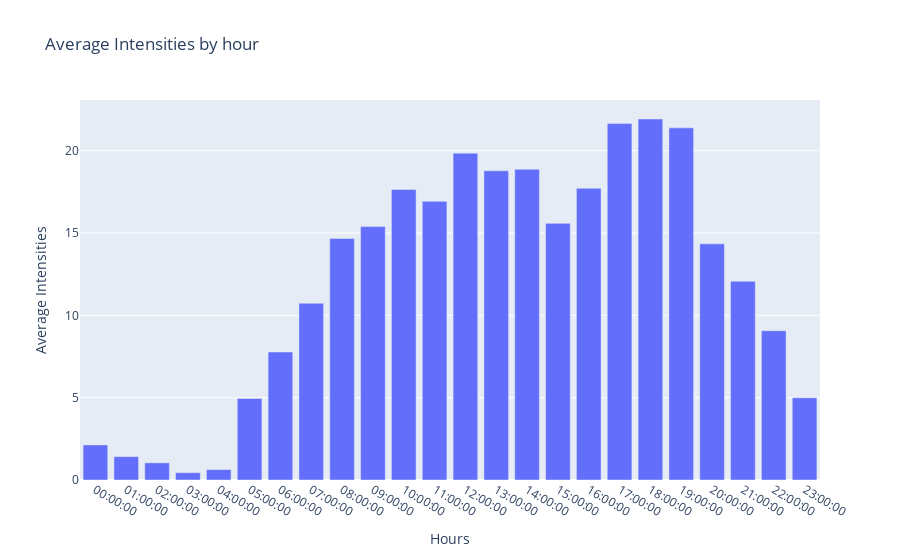

The code cell stored with this chart in its notebook:
### Markdown cell above
### Intensities by hour

### Code cell
# Bar chart: intensities through the day

hourlyIntensities = pd.read_csv("Data_Coursera_CaseStudy02/hourlyIntensities_merged.csv", index_col=[0])
hourlyIntensities['ActivityHour'] = pd.to_datetime(hourlyIntensities['ActivityHour'])

hourlyIntensities['Day'] = hourlyIntensities['ActivityHour'].dt.date
hourlyIntensities['Time'] =  hourlyIntensities['ActivityHour'].dt.time


stepsMean_By_hour = []

for hour in (hourlyIntensities['Time'].unique()): 
  stepsMean_By_hour.append(np.average(hourlyIntensities[hourlyIntensities['Time']==hour]['TotalIntensity']))



# df['datetime'] = pd.to_datetime(df['datetime'])

data = {'hours': hourlyIntensities['Time'].unique(),
        'Average Intensities': stepsMean_By_hour}

fig = px.bar(data, x='hours', y='Average Intensities', title = 'Average Intensities by hour')

fig.update_layout(xaxis=dict(
                    title = 'Hours',
                    ), 
                  yaxis=dict(
                    title='Average Intensities',
                    side='left'                 
                    )
)

fig.show()

### Figure 1 — Plotly figure (JSON) as saved in the notebook; plotly's stock layout.template omitted (floating-point values rounded to 4 significant figures)
{"data": [{"alignmentgroup": "True", "hovertemplate": "hours=%{x}<br>Average Intensities=%{y}<extra></extra>", "legendgroup": "", "marker": {"color": "#636efa", "pattern": {"shape": ""}}, "name": "", "offsetgroup": "", "orientation": "v", "showlegend": false, "textposition": "auto", "type": "bar", "x": ["00:00:00", "01:00:00", "02:00:00", "03:00:00", "04:00:00", "05:00:00", "06:00:00", "07:00:00", "08:00:00", "09:00:00", "10:00:00", "11:00:00", "12:00:00", "13:00:00", "14:00:00", "15:00:00", "16:00:00", "17:00:00", "18:00:00", "19:00:00", "20:00:00", "21:00:00", "22:00:00", "23:00:00"], "xaxis": "x", "y": [2.13, 1.419, 1.044, 0.4437, 0.633, 4.951, 7.771, 10.73, 14.67, 15.39, 17.64, 16.92, 19.85, 18.78, 18.87, 15.58, 17.72, 21.66, 21.92, 21.39, 14.34, 12.07, 9.063, 4.997], "yaxis": "y"}], "layout": {"barmode": "relative", "legend": {"tracegroupgap": 0}, "title": {"text": "Average Intensities by hour"}, "xaxis": {"anchor": "y", "domain": [0, 1], "title": {"text": "Hours"}}, "yaxis": {"anchor": "x", "domain": [0, 1], "side": "left", "title": {"text": "Average Intensities"}}}}
